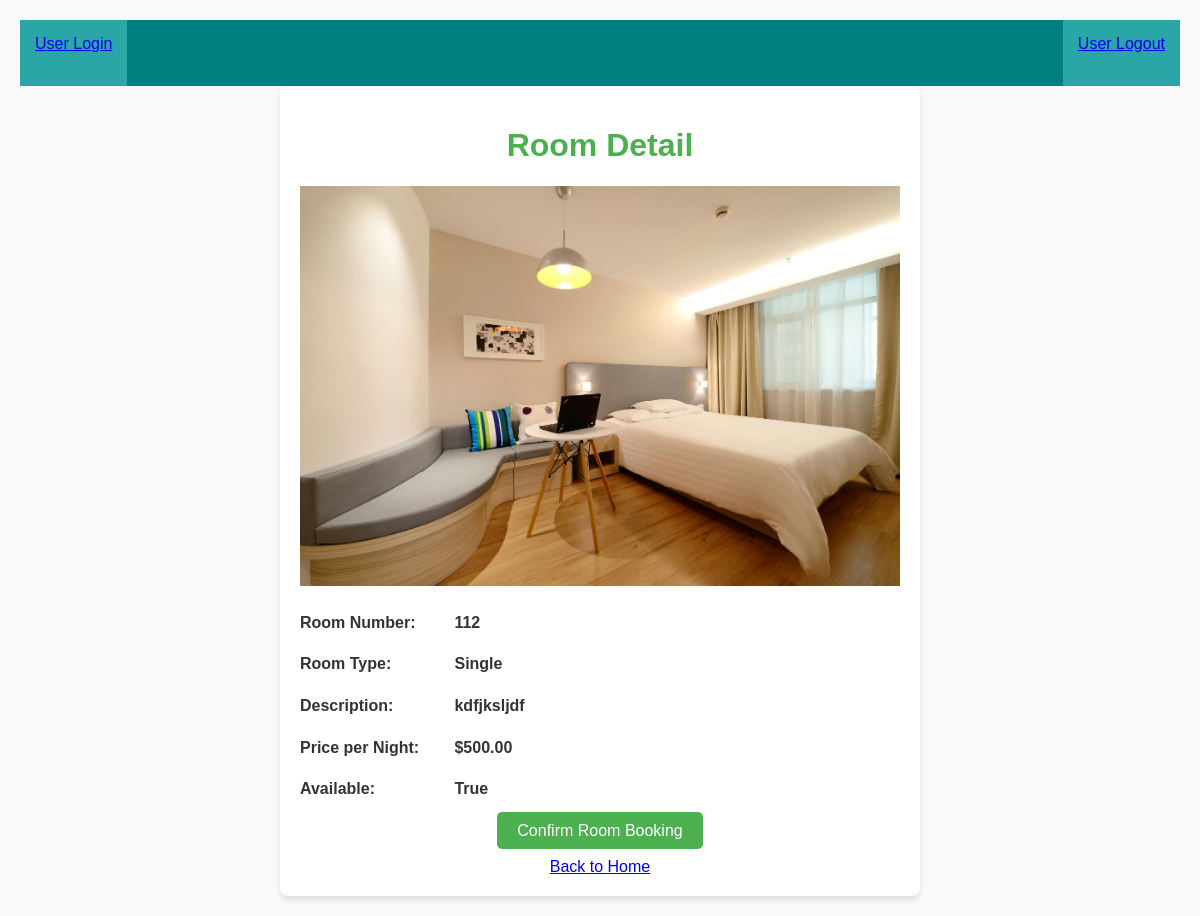
The page /detail/2/ on the database as committed earlier.
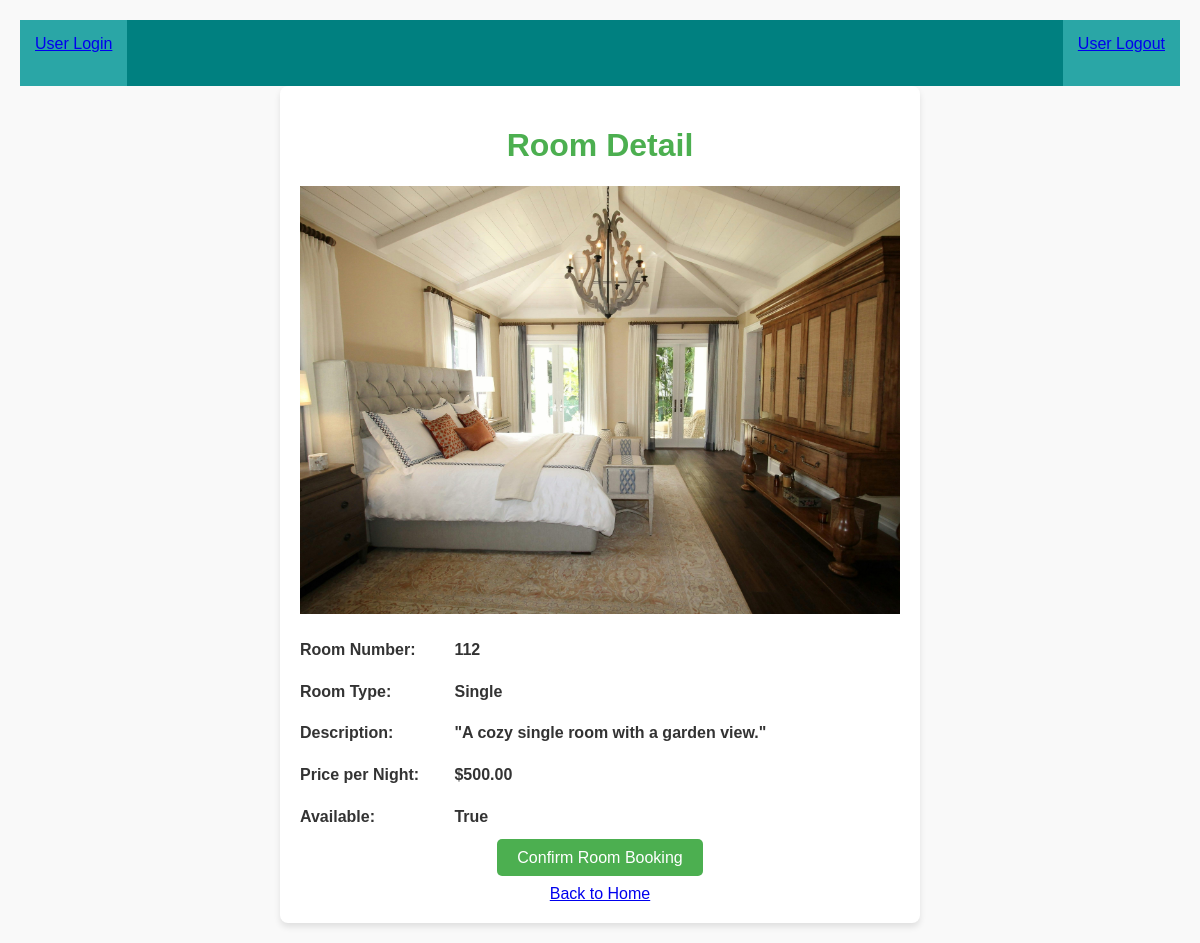
The same page on the database as committed later.
### app/models.py (models this page shows, shortened)
class Room(models.Model):
    Room_no = models.CharField(max_length=10)
    Room_type = models.CharField(max_length=20)
    Room_description = models.TextField()
    Price_per_night = models.DecimalField(max_digits=10, decimal_places=2)
    Room_available = models.BooleanField(default=True)
    image = models.ImageField(upload_to='rooms/',null=True,blank=True)
    user = models.ForeignKey(User, on_delete=models.CASCADE)

### app/views.py (the view)
# urls.py: path('detail/<int:id>/',detail),
def detail(request,id):
    rooms = Room.objects.get(id=id)
    return render(request, 'detail.html',{'rooms':rooms})

### Template/detail.html (shortened to what this page needs)
{% include 'nav.html' %}
<!DOCTYPE html>
<html lang="en">
<head>
</head>
<body>
<div class="container">
        <h1 style="text-align: center;">Room Detail</h1>
    <div class="details" >
        {% if rooms.image %}
            <img src="{{ rooms.image.url }}" alt="Room Image" style="max-width: 600px;">
        {% else %}
            <p>No image available for this room.</p>
        {% endif %}
        <b>
        <p><strong>Room Number:</strong> {{ rooms.Room_no }}</p>
        <p><strong>Room Type:</strong> {{ rooms.Room_type }}</p>
        <p><strong>Description:</strong> {{ rooms.Room_description }}</p>
        <p><strong>Price per Night:</strong> ${{ rooms.Price_per_night }}</p>
        <p><strong>Available:</strong> {{ rooms.Room_available }}</p>
        </b>
    </div>
    <div class="button-container">
        <a href="/Confirm_booking/{{rooms.id}}"  class="button"> Confirm Room Booking</a><br> <br>
        <a href="/">Back to Home</a>
    </div>
</div>
</body>
</html>

Rows that differ between the two databases and show on the page:
changed Room "Single": image: a different picture; Room_description "kdfjksljdf" → "\"A cozy single room with a garden view.\""
